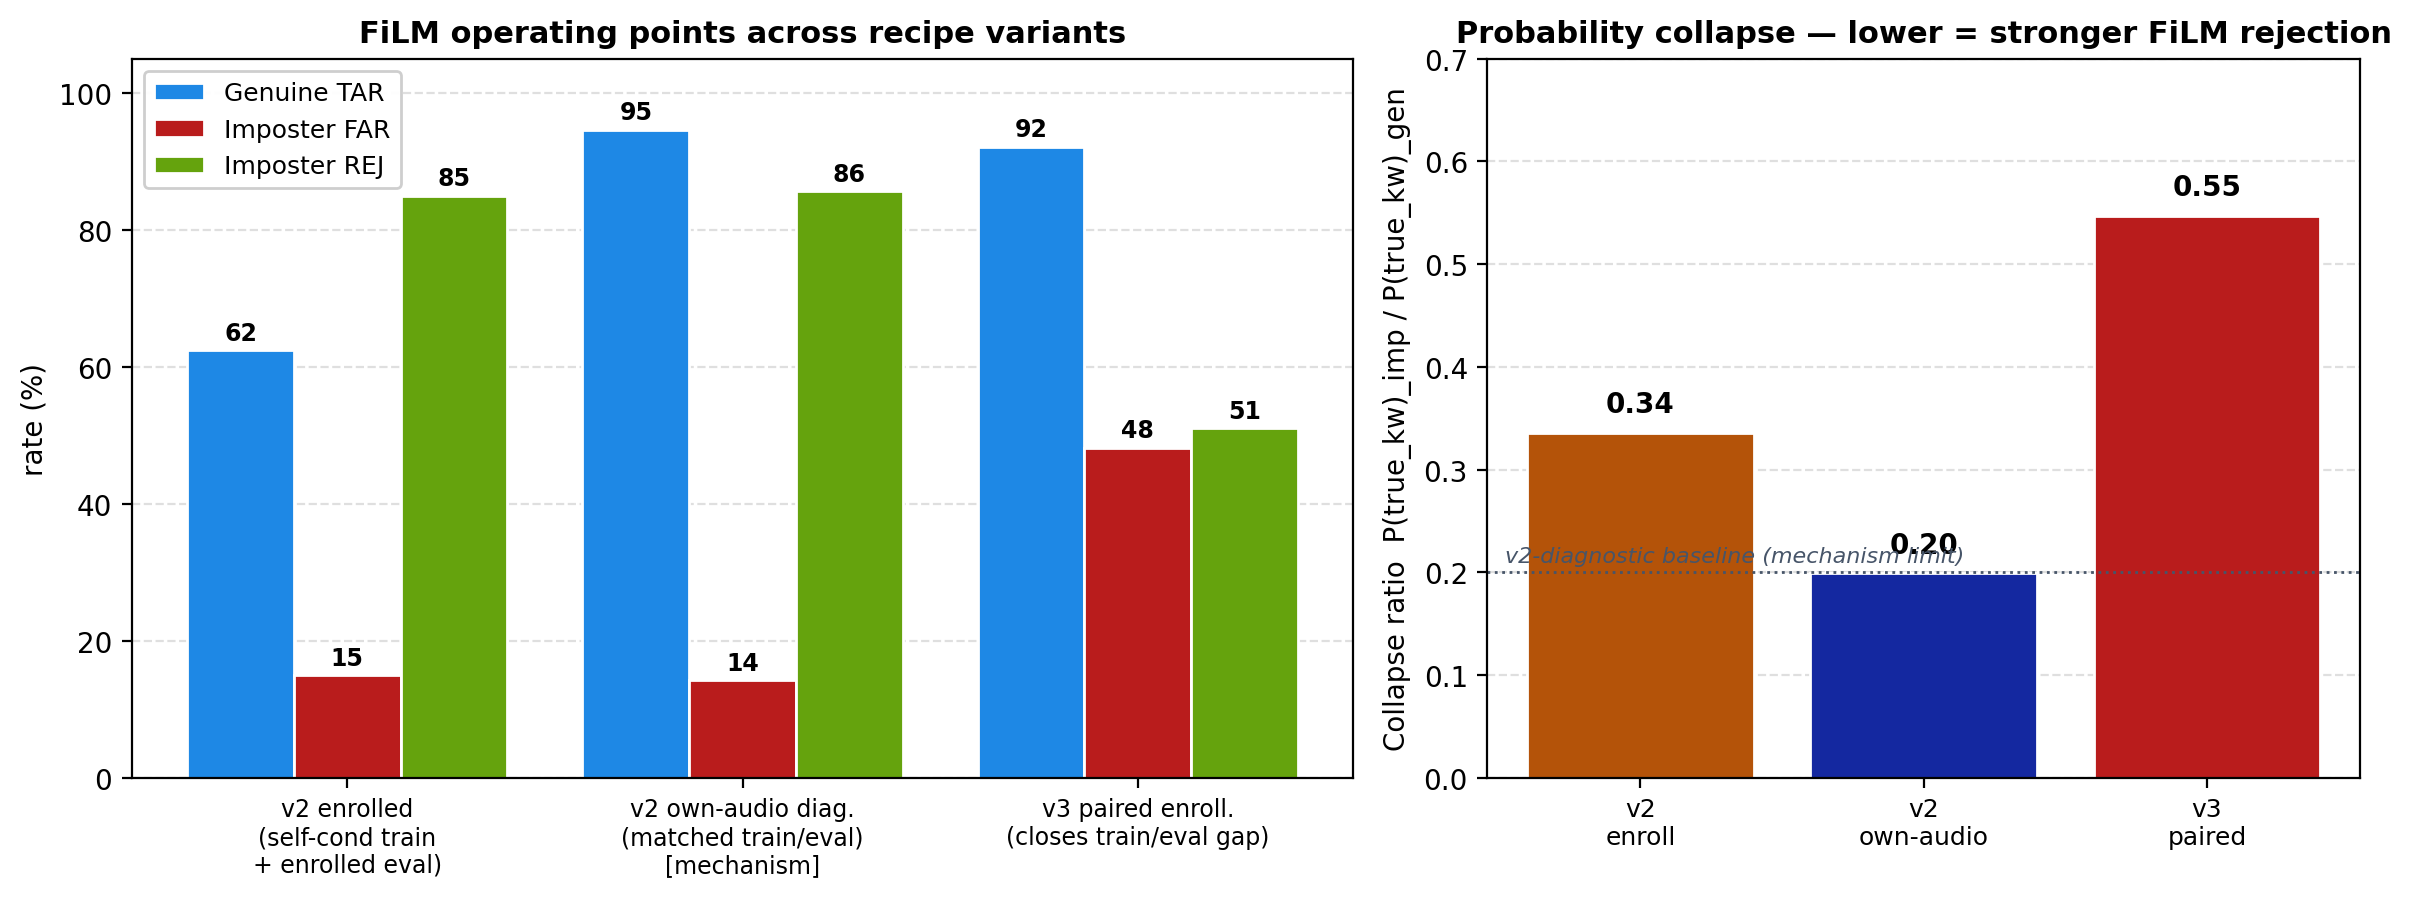

Here is the Python script that generated this plot:
"""FiLM rejection trade-off — three operating points across recipe variants."""
import matplotlib.pyplot as plt
import numpy as np

# (label, TAR%, FAR%, REJ%, collapse_ratio, color)
runs = [
    ("v2 enrolled\n(self-cond train\n+ enrolled eval)",       62.50, 15.00, 85.00, 0.336, "#B45309"),
    ("v2 own-audio diag.\n(matched train/eval)\n[mechanism]", 94.64, 14.29, 85.71, 0.199, "#1428A0"),
    ("v3 paired enroll.\n(closes train/eval gap)",            92.14, 48.21, 51.07, 0.547, "#B91C1C"),
]

labels = [r[0] for r in runs]
tar    = [r[1] for r in runs]
far    = [r[2] for r in runs]
rej    = [r[3] for r in runs]
collapse = [r[4] for r in runs]

fig, (ax1, ax2) = plt.subplots(1, 2, figsize=(12, 4.6),
                               gridspec_kw={"width_ratios": [1.4, 1]})

# ----- Left: grouped bar chart (TAR / FAR / REJ for each variant)
xs = np.arange(len(runs))
W = 0.27
b1 = ax1.bar(xs - W, tar, W, color="#1E88E5", edgecolor="white", label="Genuine TAR")
b2 = ax1.bar(xs,     far, W, color="#B91C1C", edgecolor="white", label="Imposter FAR")
b3 = ax1.bar(xs + W, rej, W, color="#65A30D", edgecolor="white", label="Imposter REJ")
for bars in (b1, b2, b3):
    for bar in bars:
        ax1.text(bar.get_x() + bar.get_width()/2, bar.get_height() + 1.5,
                 f"{bar.get_height():.0f}", ha="center", fontsize=8.5,
                 fontweight="bold")
ax1.set_xticks(xs); ax1.set_xticklabels(labels, fontsize=8.5)
ax1.set_ylabel("rate (%)"); ax1.set_ylim(0, 105)
ax1.set_title("FiLM operating points across recipe variants",
              fontsize=11, fontweight="bold")
ax1.grid(axis="y", linestyle="--", alpha=0.4); ax1.set_axisbelow(True)
ax1.legend(loc="upper left", fontsize=9, framealpha=0.95)

# ----- Right: collapse-ratio interpretation
xs2 = np.arange(len(runs))
colors = [r[5] for r in runs]
b = ax2.bar(xs2, collapse, color=colors, edgecolor="white")
for bar, v in zip(b, collapse):
    ax2.text(bar.get_x() + bar.get_width()/2, v + 0.02,
             f"{v:.2f}", ha="center", fontsize=10, fontweight="bold")
ax2.set_xticks(xs2); ax2.set_xticklabels(["v2\nenroll", "v2\nown-audio", "v3\npaired"],
                                          fontsize=9)
ax2.set_ylabel("Collapse ratio  P(true_kw)_imp / P(true_kw)_gen")
ax2.set_ylim(0, 0.7)
ax2.set_title("Probability collapse — lower = stronger FiLM rejection",
              fontsize=11, fontweight="bold")
ax2.grid(axis="y", linestyle="--", alpha=0.4); ax2.set_axisbelow(True)
ax2.axhline(0.20, color="#475569", linestyle=":", linewidth=1)
ax2.text(0.02, 0.21, "v2-diagnostic baseline (mechanism limit)",
         transform=ax2.get_yaxis_transform(), fontsize=8, style="italic",
         color="#475569")

plt.tight_layout()
plt.savefig("/Users/malaymishra/Desktop/srib/illustrations/9_film_tradeoff.png",
            dpi=200, bbox_inches="tight")
plt.savefig("/Users/malaymishra/Desktop/srib/illustrations/9_film_tradeoff.svg",
            bbox_inches="tight")
print("wrote 9_film_tradeoff.{png,svg}")
